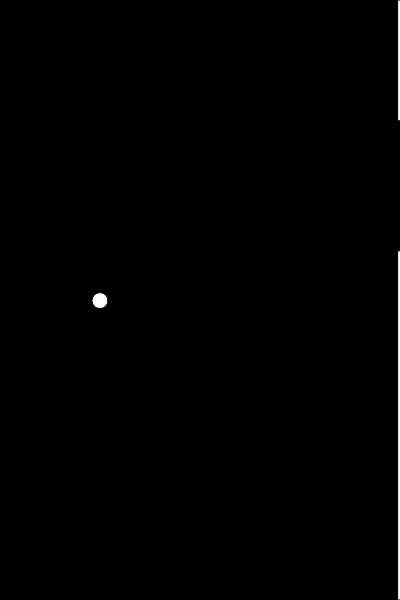
Frame 1 (no input)
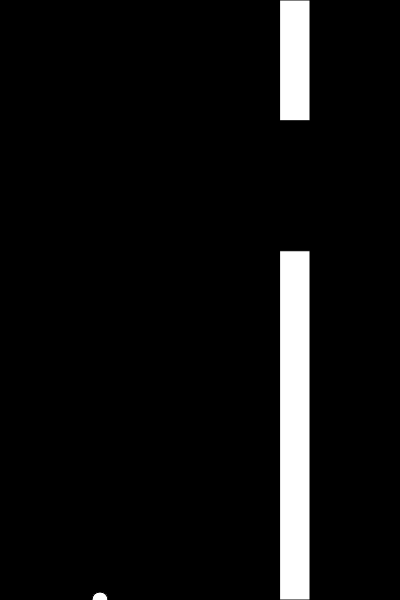
Frame 60 (no input)
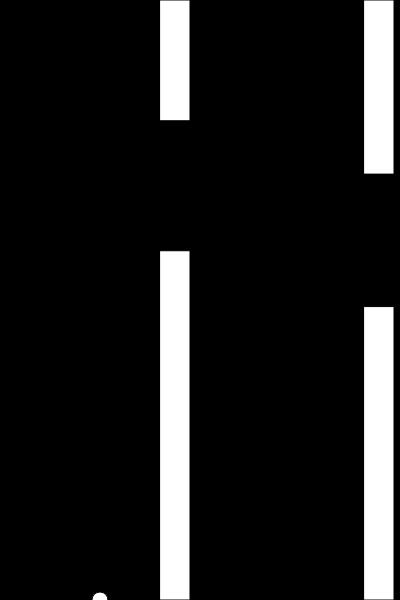
Frame 120 (the mouse pressed at the canvas centre since frame 60)

The p5.js sketch that drew these frames (run headless with seeded random() and noise() and a simulated clock; from frame 60 on, the mouse is pressed at the canvas centre):

// p5.js sketch
// ── sketch.js
var bird;
var pipes = [];
var gapBetweenPipes = 200;

function setup() {
  createCanvas(400, 600);
  bird = new Bird();
  pipes.push(new Pipe());
}

function draw() {
  background(0);
  bird.update();
  bird.show();
  var maxX = 0;
  for (var i = pipes.length - 1; i >= 0; i--) {
    if (pipes[i].x > maxX) {
      maxX = pipes[i].x;
    }
    if (pipes[i].x < -pipes[i].w) {
      pipes.splice(i, 1);
    } else {
      if (!bird.crashed) {
        pipes[i].update();
      }
      pipes[i].show();
    }
    if (pipes[i].hits(bird)) {
      bird.crashed = true;
    }
  }
  if (maxX < width - gapBetweenPipes) {
    pipes.push(new Pipe());
  }

}

function keyPressed() {
  if (key == ' ') {
    console.log('space');
    bird.up();
  }
}

// ── bird.js
function Bird() {
  this.y = height / 2;
  this.x = 100;
  this.gravity = 0.6;
  this.velocity = 0;
  this.lift = -20;
  this.crashed = false;

  this.show = function() {
    fill(255);
    ellipse(this.x, this.y, 16, 16);
  };

  this.update = function() {
    if (this.crashed) {
      this.velocity = 0;
    } else {
      this.velocity += this.gravity;
      this.y += this.velocity;
    }
    if (this.y > height) {
      this.y = height;
      this.velocity = 0;
    }
    if (this.y < 0) {
      this.y = 0;
      this.velocity = 0;
    }
  };

  this.up = function() {
    this.velocity += this.lift;
  };
}

// ── pipe.js
function Pipe() {
  this.x = width;
  this.w = 30;
  this.gap = random(80, 150);
  this.top = random(40, height - this.gap - 40);


  this.show = function() {
    fill(255);
    rect(this.x, 0, this.w, this.top);
    rect(this.x, this.top + this.gap, this.w, height - this.gap - this.top);
  };

  this.update = function() {
    this.x -= 2;
  };

  this.hits = function(bird) {
    if (bird.x > this.x && bird.x < this.x + this.w && (bird.y < this.top || bird.y > this.top + this.gap)) {
      return true;
    } else {
      return false;
    }
  };
}
